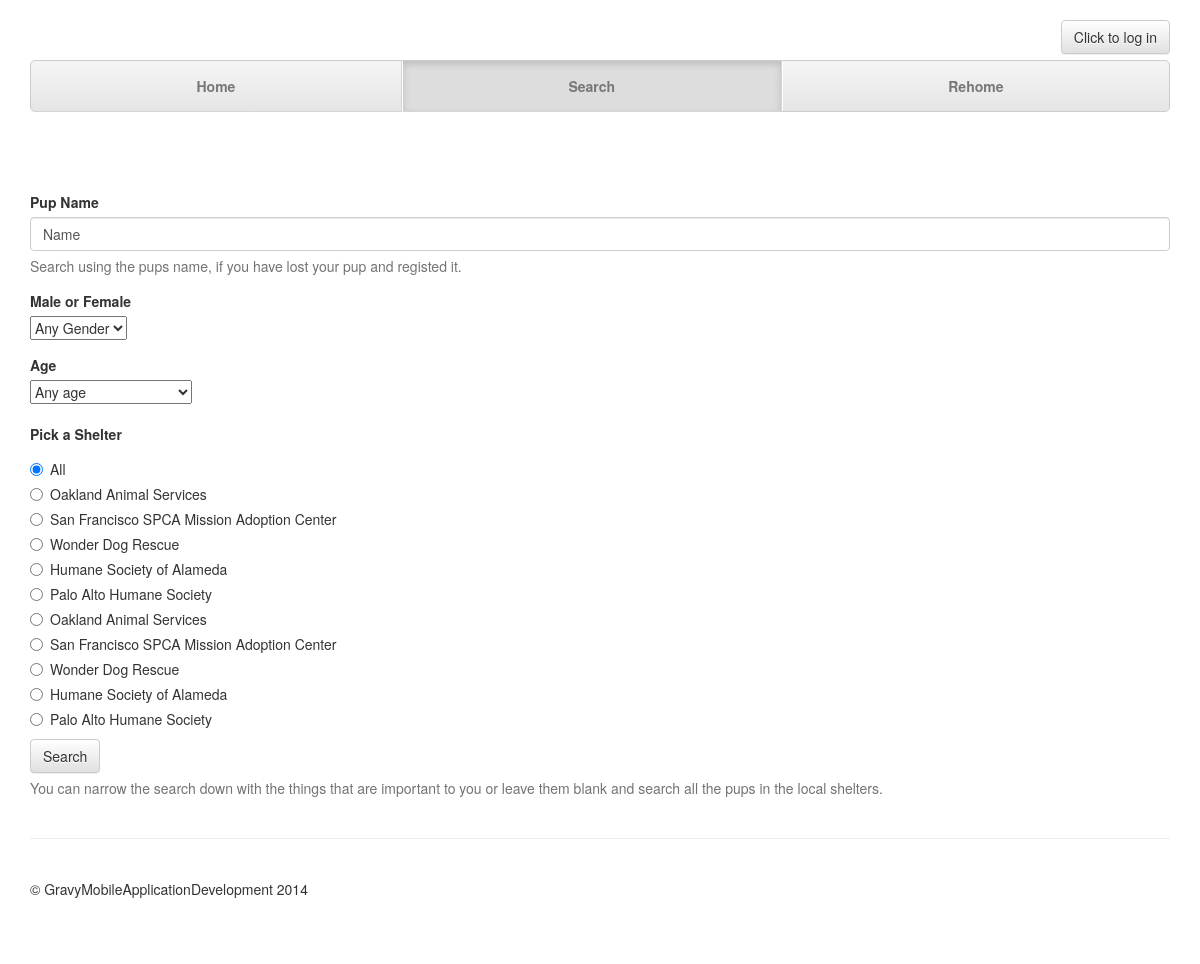
The app's page /pups/search/ with its own data.
### puppy_db_setup.py (models this page shows, shortened)
class Shelter(Base):
    __tablename__ = 'shelter'
    id = Column(Integer, primary_key = True)
    name =Column(String(80), nullable = False)
    address = Column(String(250))
    city = Column(String(80))
    state = Column(String(20))
    zipCode = Column(String(10))
    website = Column(String)
    max_capacity = Column(Integer)
    current_capacity = Column(Integer)

### pupwebserver.py (the view, shortened to what this page needs)
@app.route('/pups/search/', methods=['GET', 'POST'])
def pupsSearch():
    shelters = session.query(Shelter)
    return render_template('pupssearch.html', shelters=shelters)

### templates/pupssearch.html (shortened to what this page needs)
{% extends "main.html" %}
{%set page = "search" %}
{% block content %}
  <br><br>
  <form action= "{{url_for('pupsSearch')}}" method="post">
  <div class="form-group">
    <label for="name">Pup Name</label>
    <input type="text" class="form-control" id="name" name="name" placeholder="Name" value='Name'>
    <p class="help-block">Search using the pups name, if you have lost your pup and registed it.</p>
  </div>
  <div class="form-group">
  	<label for="gender" >Male or Female</label><br>
  	   <select name='gender'>
      <option value='either' default>Any Gender</option>
		</select>
  </div>
  <div class="form-group">
  	<label for="dateOfBirth" >Age</label><br>
  	<select name="dateOfBirth">
    <option value='5' default>Any age</option>
	</select>
<fieldset>
  <br>
  <label for="shelters">Pick a Shelter</label>
  <div class="radio" id= "shelters">
    <label>
      <input type="radio" name="shelter_id"  value="all" checked>
      All
     </label>
  </div>
  {% for shelter in shelters %}
  <div class="radio" id= "shelters">
    <label>
      <input type="radio" name="shelter_id"  value="{{shelter.id}}">
      {{shelter.name}}
     </label>
  </div>
  {% endfor %}
</fieldset>
  <button type="submit" class="btn btn-default">Search</button>
  <p class="help-block">You can narrow the search down with the things that are important to you or leave them blank and search all the pups in the local shelters.</p>
</form>
{% endblock %}

### templates/main.html (shortened to what this page needs)
<!DOCTYPE html>
<html lang="en">
  <head>
    <link rel="stylesheet" href="https://maxcdn.bootstrapcdn.com/bootstrap/3.3.5/css/bootstrap.min.css">
    <link rel="stylesheet" href="https://maxcdn.bootstrapcdn.com/bootstrap/3.3.5/css/bootstrap-theme.min.css">
    <link rel='stylesheet' type='text/css' href='{{ url_for('static', filename='styles.css') }}'>
    </head>
    <body>
      <div class="container">
        <div class="masthead">
          <div id ="navigation" >
            {%if page != 'login' %}
            <div class ="col-me-6 text-right">
              {%if 'username' not in session %}
              <a class="btn btn-default" id="iobutton" role="button" href="{{url_for('showLogin')}}" id="">Click to log in</a>
              {% else %}
              <a class="btn btn-success" id="iobutton"role="button" href="{{url_for('disconnect')}}">Click here to log out</a>
              {% endif %}
            {% endif %}
            </div>
            {% block nav %}
            <nav>
              <ul class="nav nav-justified">
                <li {% if page == 'home' %} class="active" {% endif %}><a href="{{url_for('pups')}}">Home</a></li>
           			<li {% if page == 'search' %} class="active" {% endif %}><a href="{{url_for('pupsSearch')}}">Search</a></li>
                <li {% if page == 'rehome' %} class="active" {% endif %}><a href="{{url_for('pupsRehome')}}">Rehome</a></li>
              </ul>
        		</nav>
            {% endblock %}
          </div>
        </div>
        <br>
        <br>
        {% block content %}
        {% endblock %}
			  <div id="footer">
          {% block footer %}
          <footer class="footer">
            <p>&copy; GravyMobileApplicationDevelopment 2014</p>
		      </footer>
		      {% endblock %}
		    </div>
    	</div>
    </body>
</html>

### static/styles.css (style rules this page uses)
body { padding-top: 20px; }
.footer { padding-top: 40px; padding-bottom: 40px; margin-top: 40px; border-top: 1px solid #eee; }
#iobutton { margin-bottom: 6px; }
.nav-justified { background-color: #eee; border: 1px solid #ccc; border-radius: 5px; }
.nav-justified > li > a { padding-top: 15px; padding-bottom: 15px; margin-bottom: 0; font-weight: bold; color: #777; text-align: center; background-color: #e5e5e5; background-image: -webkit-gradient(linear, left top, left bottom, from(#f5f5f5), to(#e5e5e5)); background-image: -webkit-linear-gradient(top, #f5f5f5 0%, #e5e5e5 100%); background-image: -o-linear-gradient(top, #f5f5f5 0%, #e5e5e5 100%); background-image: linear-gradient(to bottom, #f5f5f5 0%,#e5e5e5 100%); filter: progid:DXImageTransform.Microsoft.gradient( startColorstr='#f5f5f5', endColorstr='#e5e5e5',GradientType=0 ); background-repeat: repeat-x; border-bottom: 1px solid #d5d5d5; }
.nav-justified > .active > a, .nav-justified > .active > a:hover, .nav-justified > .active > a:focus { background-color: #ddd; background-image: none; -webkit-box-shadow: inset 0 3px 7px rgba(0,0,0,.15); box-shadow: inset 0 3px 7px rgba(0,0,0,.15); }
.nav-justified > li:first-child > a { border-radius: 5px 5px 0 0; }
.nav-justified > li:last-child > a { border-bottom: 0; border-radius: 0 0 5px 5px; }
@media (min-width: 768px) { .nav-justified { max-height: 52px; } }
@media (min-width: 768px) { .nav-justified > li > a { border-right: 1px solid #d5d5d5; border-left: 1px solid #fff; } }
@media (min-width: 768px) { .nav-justified > li:first-child > a { border-left: 0; border-radius: 5px 0 0 5px; } }
@media (min-width: 768px) { .nav-justified > li:last-child > a { border-right: 0; border-radius: 0 5px 5px 0; } }
@media screen and (min-width: 768px) { .masthead, .marketing, .footer { padding-right: 0; padding-left: 0; } }

### records on screen
Shelter: name "Oakland Animal Services"
Shelter: name "San Francisco SPCA Mission Adoption Center"
Shelter: name "Wonder Dog Rescue"
Shelter: name "Humane Society of Alameda"
Shelter: name "Palo Alto Humane Society"
Shelter: name "Oakland Animal Services"
Shelter: name "San Francisco SPCA Mission Adoption Center"
Shelter: name "Wonder Dog Rescue"
Shelter: name "Humane Society of Alameda"
Shelter: name "Palo Alto Humane Society"
